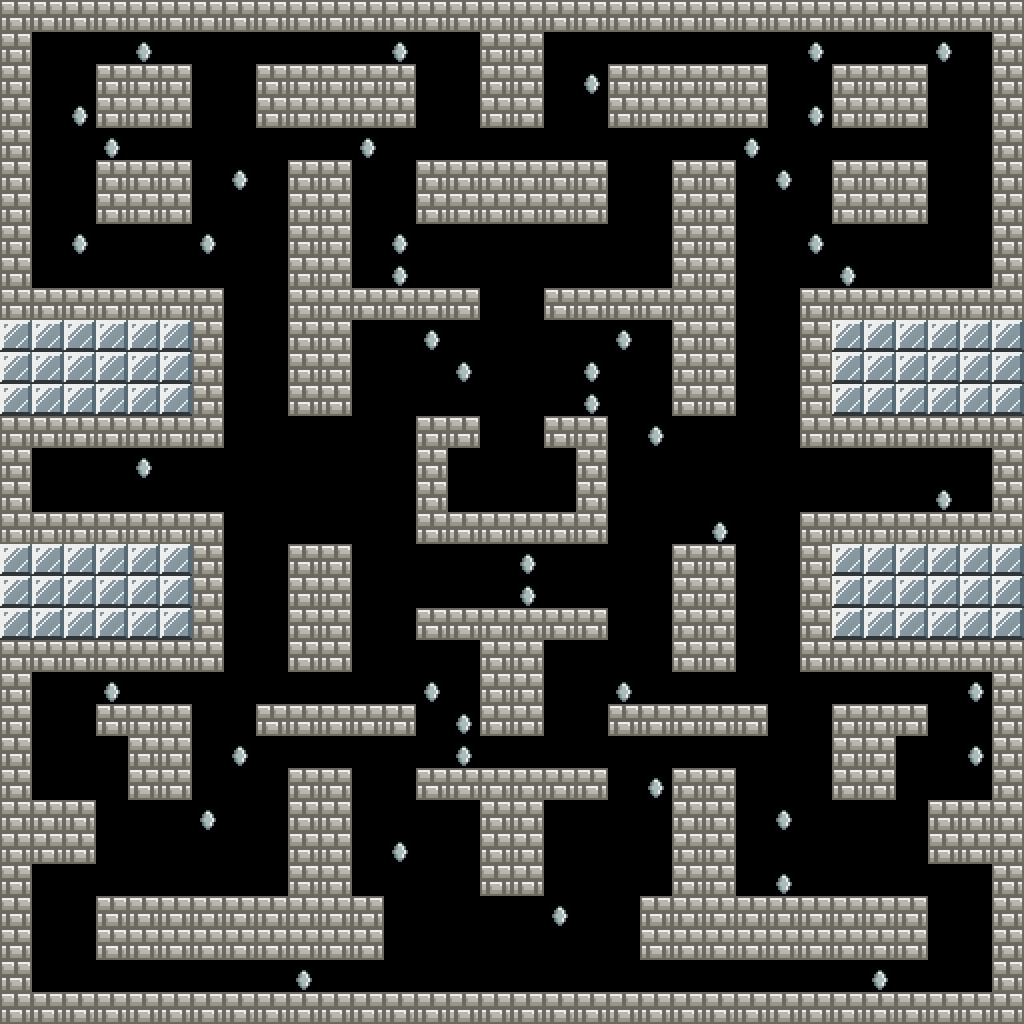

This game map was drawn from its Tiled (.tmx) file and the tilesets committed beside it. A one-line description and the trimmed map source follow:
An orthogonal 32x32 tile map with 32x32 px tiles, 1 tile layer (Tile Layer 1).

<map version="1.0" tiledversion="1.0.3" orientation="orthogonal" renderorder="right-down" width="32" height="32" tilewidth="32" tileheight="32" nextobjectid="1">
 <tileset firstgid="1" name="Tiles" tilewidth="32" tileheight="32" tilecount="40" columns="8">
  <image source="tiles.png" width="256" height="160" />
 </tileset>
 <layer name="Tile Layer 1" width="32" height="32">
  <data>[1024 cells, 529 non-empty, 3 distinct tile ids]</data>
 </layer>
</map>
